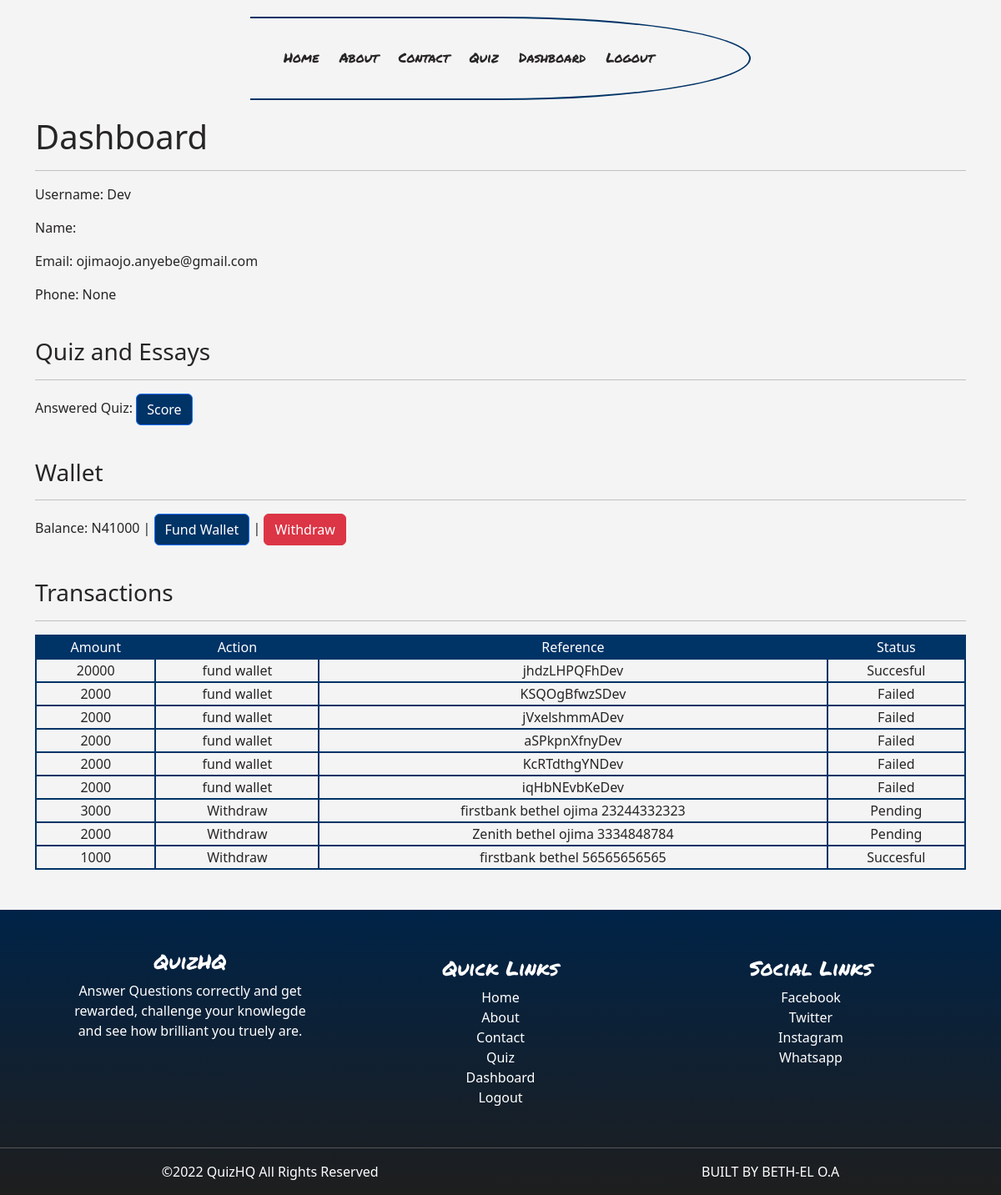
Screenshot of /dashboard/ (signed in) with the database file from the repository.
### eduone/models.py (models this page shows, shortened)
class Dashboard(models.Model):
    user = models.OneToOneField(User, on_delete=models.CASCADE)
    phone = models.CharField(max_length=220, null=True, blank=True)

class Wallet(models.Model):
    user = models.OneToOneField(User, on_delete=models.CASCADE)
    balance = models.IntegerField(default=0)

class Transaction(models.Model):
    user = models.ForeignKey(User, on_delete=models.DO_NOTHING)
    amount = models.IntegerField()
    action = models.CharField(max_length=225)
    tx_ref = models.CharField(max_length=225)
    completed = models.BooleanField(default=False)
    trans_id = models.CharField(max_length=225,blank=True, null=True)
    time_in= models.DateTimeField(auto_now_add=True)
    class Meta:
        ordering = ['-time_in']

class Withdraw(models.Model):
    user = models.ForeignKey(User, on_delete=models.DO_NOTHING)
    amount = models.IntegerField()
    action = models.CharField(max_length=225)
    account =models.IntegerField()
    account_name =models.CharField(max_length=225)
    bank =models.CharField(max_length=225)
    status = models.CharField(max_length=225, choices=status_choice,default='Pending',blank=True, null=True)
    time_in= models.DateTimeField(auto_now_add=True)
    class Meta:
        ordering = ['-time_in']

### eduone/views.py (the view)
# urls.py: path('dashboard/',views.dashboard,name='dashboard'),
def dashboard(request):
    dashboard = Dashboard.objects.get(user=request.user)
    scores = Score.objects.filter(user=request.user)
    wallet = Wallet.objects.get(user=request.user)
    transactions = Transaction.objects.filter(user=request.user)[:6]
    withdrawals = Withdraw.objects.filter(user=request.user)[:6]
    context = {
        'dashboard':dashboard,
        'scores':scores,
        'wallet':wallet,
        'transactions':transactions,
        'withdrawals':withdrawals
    }
    return render(request, 'dashboard.html', context)

### templates/dashboard.html
{% extends 'base.html' %}
{% load static %}
{% block content %}
<div class="container">
    <h1> Dashboard</h1>
    <hr>
    <p>Username: {{dashboard.user.username}}</p>
    <p>Name: {{dashboard.user.first_name}} {{dashboard.user.last_name}}</p>
    <p>Email: {{dashboard.user.email}}</p>
    <p>Phone: {{dashboard.phone}}</p>
    <br>
    <h3>Quiz and Essays</h3>
    <hr>
    <p>Answered Quiz: <a class="btn btn-primary" href="{% url 'results' %}">Score</a></p>
    <br>
    <h3>Wallet</h3>
    <hr>
    <p>Balance: N{{wallet.balance}} | <span><a class="btn btn-primary" href="{% url 'fund_form' %}">Fund Wallet</a></span> | <span><a class="btn btn-danger" href="{% url 'withdraw_form' %}">Withdraw</a></span></p>
    <br>
    <h3>Transactions</h3>
    <hr>
    <table class="text-center mb-5">
        <thead>
            <tr>
                <td>Amount</td>
                <td>Action</td>
                <td>Reference</td>
                <td>Status</td>
            </tr>
        </thead>
        <tbody>
            {% for tran in transactions %}
            <tr>
                <td>{{tran.amount}}</td>
                <td>{{tran.action}}</td>
                <td>{{tran.tx_ref}}</td>
                <td>
                    {% if tran.completed %}
                    Succesful
                    {% else %}
                    Failed
                    {% endif %}
                </td>
            </tr>
            {% endfor %}
            {% for wid in withdrawals %}
            <tr>
                <td>{{wid.amount}}</td>
                <td>{{wid.action}}</td>
                <td>{{wid.bank}} {{wid.account_name}} {{wid.account }}  </td>
                <td>{{wid.status}} </td>
            </tr>
            {% endfor %}
        </tbody>
    </table>
</div>
{% endblock content %}

### static/css/base.css (style rules this page uses)
:root { --blue: #003366; --grey: #f4f4f4; --dark: #272525; --white: #fff }
body { background-color: var(--grey); color: var(--dark); overflow-x: hidden; }
a { text-decoration: none; }
.btn-primary { background-color: var(--blue); }
table { border-collapse: collapse; width: 100%; padding: 20px; }
thead { background-color: var(--blue); color: var(--white); }
td { border: var(--blue) 2px solid; }

### rows the page displays
Dashboard: user.username "Dev", user.email "ojimaojo.anyebe@gmail.com", phone "None"
Wallet: balance "41000"
Transaction: amount "20000", action "fund wallet", tx_ref "jhdzLHPQFhDev", completed "Succesful"
Transaction: amount "2000", action "fund wallet", tx_ref "KSQOgBfwzSDev", completed "Failed"
Transaction: amount "2000", action "fund wallet", tx_ref "jVxelshmmADev", completed "Failed"
Transaction: amount "2000", action "fund wallet", tx_ref "aSPkpnXfnyDev", completed "Failed"
Transaction: amount "2000", action "fund wallet", tx_ref "KcRTdthgYNDev", completed "Failed"
Transaction: amount "2000", action "fund wallet", tx_ref "iqHbNEvbKeDev", completed "Failed"
Withdraw: amount "3000", action "Withdraw", bank "firstbank", account_name "bethel ojima", account "23244332323", status "Pending"
Withdraw: amount "2000", action "Withdraw", bank "Zenith", account_name "bethel ojima", account "3334848784", status "Pending"
Withdraw: amount "1000", action "Withdraw", bank "firstbank", account_name "bethel", account "56565656565", status "Succesful"
